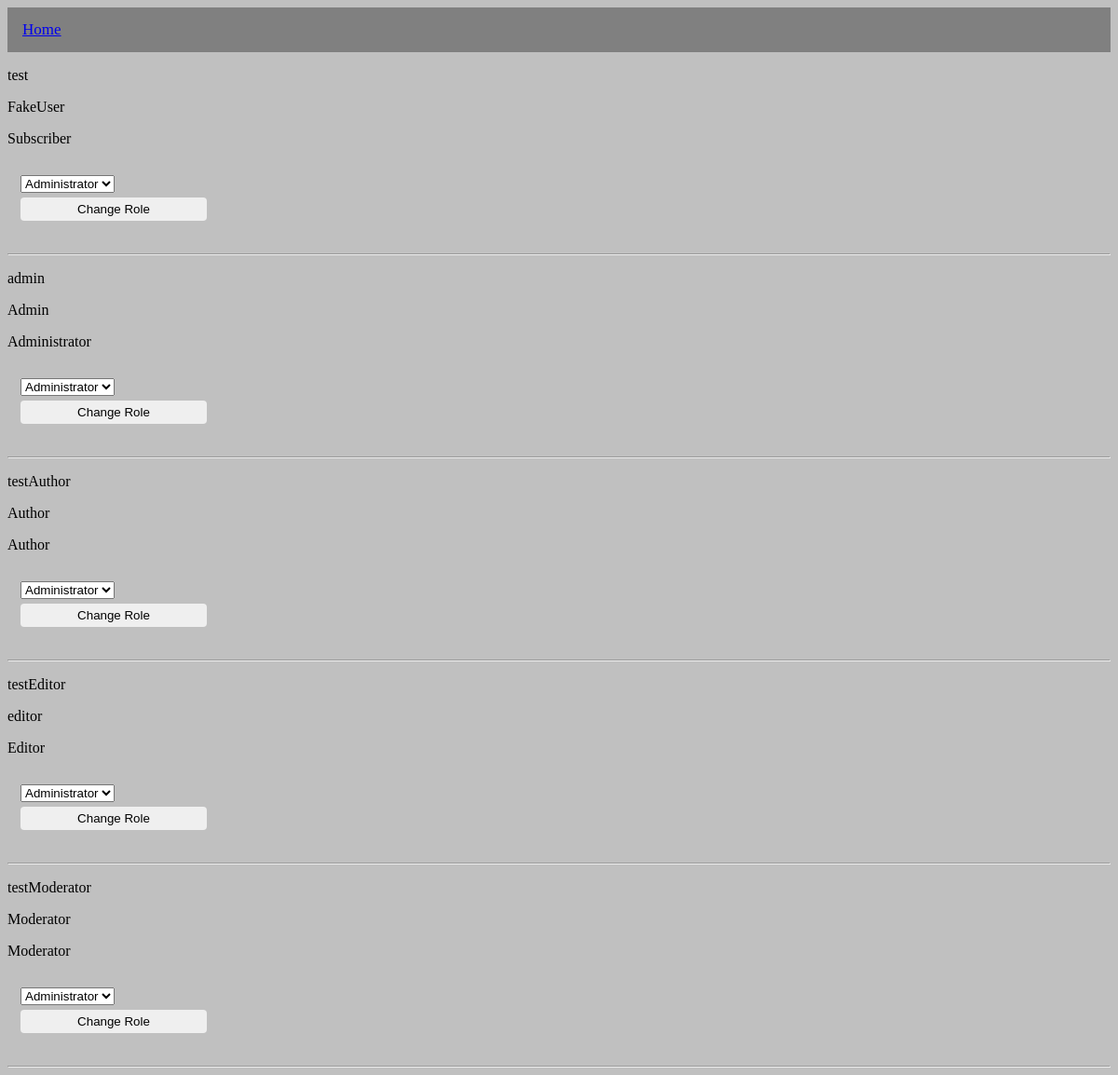
/CST-126_Blog/Admin/users.php, run on the app's committed database.
### tables this page shows
CREATE TABLE `users` (
  `User_id` int(11) NOT NULL,
  `User_name` varchar(100) NOT NULL,
  `Password` varchar(50) NOT NULL,
  `User_role` int(11) NOT NULL DEFAULT '5',
  `User_nickname` varchar(100) NOT NULL,
  `First_name` varchar(100) NOT NULL,
  `Middle_name` varchar(100) DEFAULT NULL,
  `Last_name` varchar(100) NOT NULL,
  `Email1` varchar(100) NOT NULL,
  `Email2` varchar(100) DEFAULT NULL,
  `Address1` varchar(100) DEFAULT NULL,
  `Address2` varchar(100) DEFAULT NULL,
  `City` varchar(100) DEFAULT NULL,
  `State` varchar(100) DEFAULT NULL,
  `Zipcode` varchar(100) DEFAULT NULL,
  `Country` varchar(100) DEFAULT NULL,
  `User_banned` enum('y','n') NOT NULL DEFAULT 'n',
  `User_deleted` enum('y','n') NOT NULL DEFAULT 'n'
);

CREATE TABLE `roles` (
  `Role_id` int(11) NOT NULL,
  `Role_name` varchar(100) NOT NULL,
  `Role_description` varchar(1000) NOT NULL,
  `Created_date` date NOT NULL,
  `Created_by` int(11) NOT NULL,
  `Updated_date` date DEFAULT NULL,
  `Updated_by` int(11) DEFAULT NULL,
  `Active_flag` enum('y','n') NOT NULL DEFAULT 'n'
);

### CST-126_Blog/functions.php (called while the page is built, shortened)
<?php
function dbConnect() {
    $host = "localhost";
    $user = "root";
    $pass = "root";
    $server = "blog";
    $conn = mysqli_connect($host,$user,$pass,$server,8889);
    return $conn;
}
function getAllUsers() {
    $conn = dbConnect();
    $sql = "SELECT users.User_name, users.User_nickname, roles.Role_name
            FROM users
            INNER JOIN roles
            ON users.User_role=roles.Role_id";
    $result = mysqli_query($conn, $sql);
    $users = array();
    $index = 0;
    while ($row = mysqli_fetch_assoc($result)) {
        $users[$index] = array($row["User_name"],$row["User_nickname"],$row["Role_name"]);
        ++$index;
    }
    return $users;
}
function getRoleNames() {
    $conn = dbConnect();
    $sql = "SELECT Role_name FROM roles";
    $result = mysqli_query($conn, $sql);
    return $result;
}
?>

### CST-126_Blog/Admin/users.php (the view, shortened to what this page needs)
<html>
	<head>
		<link rel="stylesheet" type="text/css" href="/CST-126_Blog/style.css">
	</head>
	<body>
		<div class="navbar">
			<a href="/CST-126_Blog/Home/home.php">Home</a>
		</div>
<?php
include('../functions.php');
$users = getAllUsers();
for ($x=0; $x<count($users); $x++){
    echo "<p>".$users[$x][0]."</p>";
    echo "<p>".$users[$x][1]."</p>";
    echo "<p>".$users[$x][2]."</p>"; ?>
    <form method="post" action="../Admin/userEdit.php">
    	<select name="User_role">
    		<?php
    		$result = getRoleNames();
    		while ($row = mysqli_fetch_assoc($result)) {
    		    echo "<option value='".$row["Role_name"]."'>".$row["Role_name"]."</option>";
    		}
    		?>
    	</select>
    	<input type="submit" value="Change Role" />
    </form>
    <hr>
<?php
}
?>
	</body>
</html>

### CST-126_Blog/style.css (style rules this page uses)
body { background-color: silver; }
.navbar { background-color: gray; height: 48px; overflow: hidden; }
.navbar a { float: left; text-align: center; padding: 14px 16px; font-size: 17px; }
form { padding: 14px; max-width: 200px; }
input { width: 100%; padding: 5px 5px; margin: 5px 0; border: 2px; border-radius: 4px; }

### data on the page
users: User_name "test", User_nickname "FakeUser", User_role.Role_name "Subscriber"
users: User_name "admin", User_nickname "Admin", User_role.Role_name "Administrator"
users: User_name "testAuthor", User_nickname "Author", User_role.Role_name "Author"
users: User_name "testEditor", User_nickname "editor", User_role.Role_name "Editor"
users: User_name "testModerator", User_nickname "Moderator", User_role.Role_name "Moderator"

### other printed values
form field User_role "Administrator"
